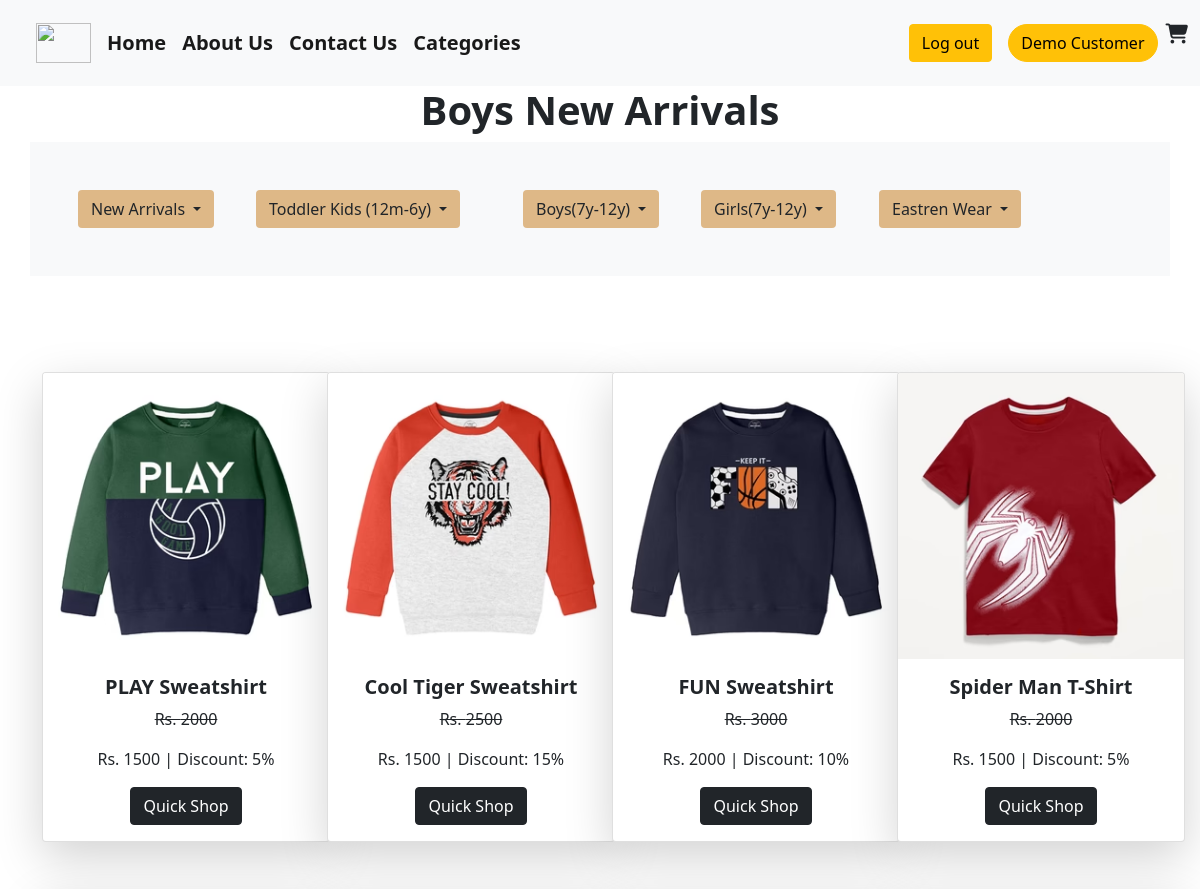
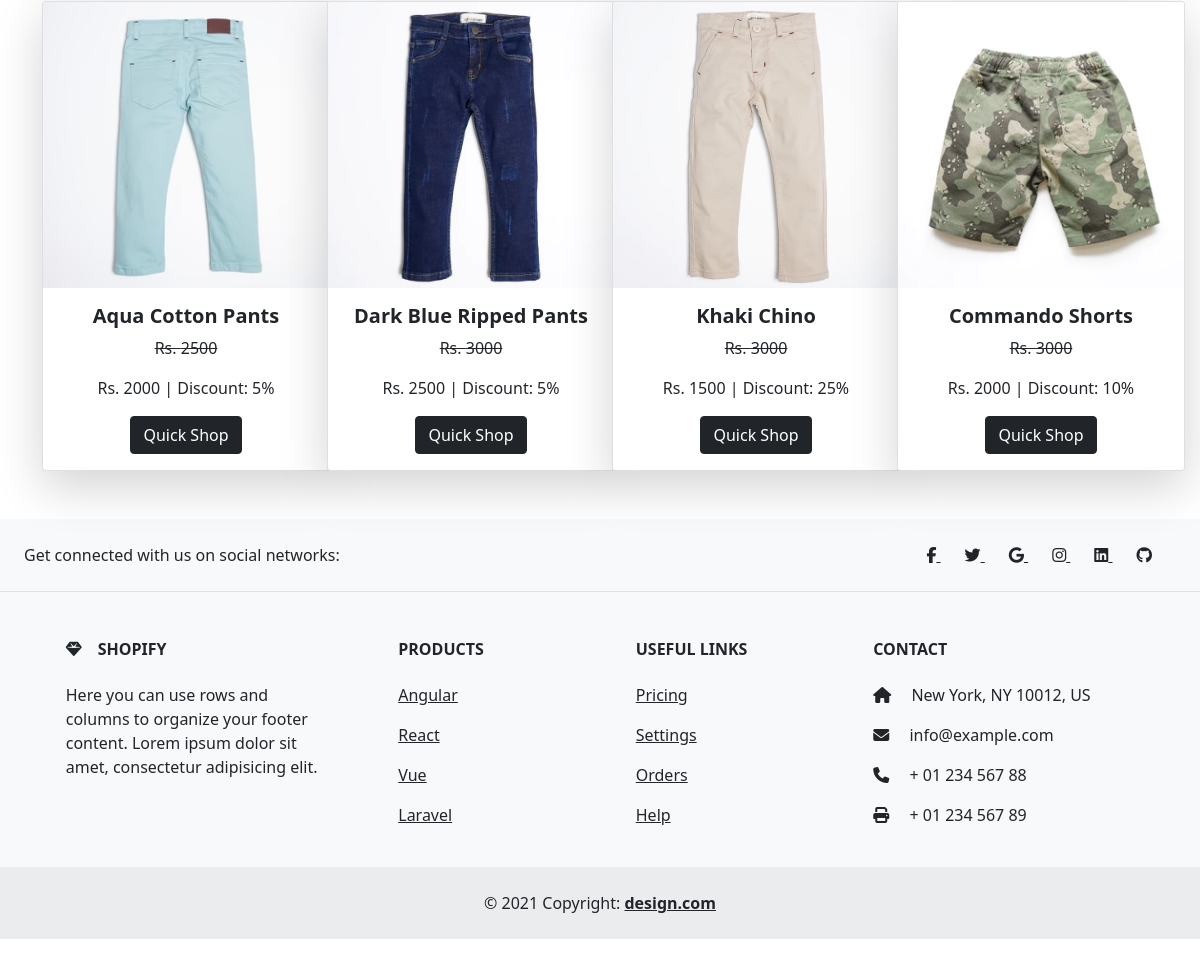
Page /new-arrivals-boys.php (signed in) on the committed database (2 pictures, top to bottom).
### tables this page shows
CREATE TABLE `k_details` (
  `id` int(255) NOT NULL AUTO_INCREMENT,
  `name` varchar(255) NOT NULL,
  `description` varchar(255) NOT NULL,
  `dead` varchar(255) NOT NULL,
  `sale` varchar(255) NOT NULL,
  `total` varchar(255) NOT NULL,
  `category` varchar(255) NOT NULL,
  `sub-category` varchar(255) NOT NULL,
  `image` varchar(255) NOT NULL,
  PRIMARY KEY (`id`)
);

### helpers.php (called while the page is built, shortened)
<?php
if (!function_exists('esc')) {
    function e($value)
    {
        return htmlspecialchars((string) $value, ENT_QUOTES, 'UTF-8');
    }
}

### new-arrivals-boys.php (the view, shortened to what this page needs)
<?php require_once __DIR__ . '/helpers.php'; ?>
<?php
if (!isset($_SESSION['aid'])) {
    header('location:loginn.php'); exit;
} else {
    $name = $_SESSION['name'];
}
?>
<!DOCTYPE html>
<html lang="en">
<head>
    <link href="https://cdn.jsdelivr.net/npm/bootstrap@5.0.2/dist/css/bootstrap.min.css" rel="stylesheet">
    <link rel="stylesheet" href="https://cdnjs.cloudflare.com/ajax/libs/font-awesome/6.4.2/css/all.min.css">
</head>
<body>
    <nav class="navbar navbar-expand-lg navbar-light bg-light">
        <div class="container-fluid fw-bold">
            <a class="navbar-brand ms-4 rounded-circle" href="#"> <img src="./shopping-cart.png" alt="" height="40px" width="55px"></a>
            <div class="collapse navbar-collapse" id="navbarSupportedContent">
                <ul class="navbar-nav me-auto mb-2 mb-lg-0">
                    <li class="nav-item">
                        <a class="navbar-brand" href="./index1.php">Home</a>
                    </li>
                    <li class="nav-item">
                        <a class="navbar-brand" href="./about1.php">About Us</a>
                    </li>
                    <li class="nav-item">
                        <a class="navbar-brand" href="./contect1.php">Contact Us</a>
                    </li>
                    <li class="nav-item">
                        <a class="navbar-brand" href="./categories1.php">Categories</a>
                    </li>
                </ul>
                <ul style="list-style-type: none;" class="mt-3">
                    <li class="nav-item">
                        <a class="navbar-brand" href="./logout.php"><button class="btn btn-warning">Log out</button></a>
                    </li>
                </ul>
                <form class="d-flex">
                <button class="btn btn-warning rounded-pill me-2"><?php echo e($name); ?></button>
                    <i class="fa fa-cart-shopping fs-5"></i>
                </form>
            </div>
        </div>
    </nav>
    <div class="container">
        <div class="row">
            <div class="col-lg-12 col-md-12">
                <h1 class="text-center fw-bold">Boys New Arrivals</h1>
            </div>
        </div>
    </div>
    <div class="container bg-light p-5">
        <div class="dropdwn row">
            <div class=" arrival col-lg-2 col-md-4">
                <div class="dropdown">
                    <button class="btn dropdown-toggle" type="button" id="dropdownMenuButton1" data-bs-toggle="dropdown" aria-expanded="false" style="background-color:burlywood;">
                        New Arrivals
                    </button>
                </div>
            </div>
            <div class="toddler-kids col-lg-3 col-md-4">
                <div class="dropdown">
                    <button class="btn dropdown-toggle" type="button" id="dropdownMenuButton1" data-bs-toggle="dropdown" aria-expanded="false" style="background-color:burlywood;">
                        Toddler Kids <span>(12m-6y)</span>
                    </button>
                </div>
            </div>
            <div class="drp-boys col-lg-2 col-md-4">
                <div class="dropdown">
                    <button class="btn dropdown-toggle" type="button" id="dropdownMenuButton1" data-bs-toggle="dropdown" aria-expanded="false" style="background-color:burlywood;">
                        Boys<span>(7y-12y)</span>
                    </button>
                </div>
            </div>
            <div class="drp-girls col-lg-2 col-md-4">
                <div class="dropdown">
                    <button class="btn dropdown-toggle" type="button" id="dropdownMenuButton1" data-bs-toggle="dropdown" aria-expanded="false" style="background-color:burlywood;">
                        Girls<span>(7y-12y)</span>
                    </button>
                </div>
            </div>
            <div class="eastren col-lg-2 col-md-4">
                <div class="dropdown">
                    <button class="btn dropdown-toggle" type="button" id="dropdownMenuButton1" data-bs-toggle="dropdown" aria-expanded="false" style="background-color:burlywood;">
                        Eastren Wear
                    </button>
                </div>
            </div>
        </div>
    </div>
    <div class="container mt-5">
        <div class="row">
            <?php
            include 'conn.php';
            $select = "SELECT * FROM `k_details` WHERE `category` = 'new-arrival'";
            $query = mysqli_query($conn, $select);
            while ($result = mysqli_fetch_array($query)) {
            ?>
                <div class="col-lg-3 col-md-6 text-center mt-5">
                    <div class="card shadow-lg" style="width: 18rem;">
                        <img src="./admin/upload/<?php echo e($result['image']); ?>" class="card-img-top" alt="...">
                        <div class="card-body">
                            <h5 class="card-title fw-bold"><?php echo e($result['name'])?></h5>
                            <p class="card-text"> <strike>Rs. <?php echo e($result['dead'])?></strike></p>
                            <p class="card-text"> Rs. <?php echo e($result['sale'])?> <span> | Discount: <?php echo e($result['total'])?></span></p>
                            <a href="add-to-cart.php?id=<?php echo e($result['id']); ?>" class="btn btn-dark">Quick Shop</a>
                        </div>
                    </div>
                </div>
            <?php
            }
            ?>
        </div>
    </div>
    <footer class="text-center text-lg-start bg-light text-dark mb-3 mt-5">
        <section class="d-flex justify-content-center justify-content-lg-between p-4 border-bottom">
            <div class="me-5 d-none d-lg-block">
                <span>Get connected with us on social networks:</span>
            </div>
            <div>
                <a href="" class="me-4 text-reset">
                    <i class="fab fa-facebook-f"></i>
                </a>
                <a href="" class="me-4 text-reset">
                    <i class="fab fa-twitter"></i>
                </a>
                <a href="" class="me-4 text-reset">
                    <i class="fab fa-google"></i>
                </a>
                <a href="" class="me-4 text-reset">
                    <i class="fab fa-instagram"></i>
                </a>
                <a href="" class="me-4 text-reset">
                    <i class="fab fa-linkedin"></i>
                </a>
                <a href="" class="me-4 text-reset">
                    <i class="fab fa-github"></i>
                </a>
            </div>
        </section>
        <section class="">
            <div class="container text-center text-md-start mt-5">
                <div class="row mt-3">
                    <div class="col-md-3 col-lg-4 col-xl-3 mx-auto mb-4">
                        <h6 class="text-uppercase fw-bold mb-4">
                            <i class="fas fa-gem me-3"></i>Shopify
                        </h6>
                        <p>
                            Here you can use rows and columns to organize your footer content. Lorem ipsum
                            dolor sit amet, consectetur adipisicing elit.
                        </p>
                    </div>
                    <div class="col-md-2 col-lg-2 col-xl-2 mx-auto mb-4">
                        <h6 class="text-uppercase fw-bold mb-4">
                            Products
                        </h6>
                        <p>
                            <a href="#!" class="text-reset">Angular</a>
                        </p>
                        <p>
                            <a href="#!" class="text-reset">React</a>
                        </p>
                        <p>
                            <a href="#!" class="text-reset">Vue</a>
                        </p>
                        <p>
                            <a href="#!" class="text-reset">Laravel</a>
                        </p>
                    </div>
                    <div class="col-md-3 col-lg-2 col-xl-2 mx-auto mb-4">
                        <h6 class="text-uppercase fw-bold mb-4">
                            Useful links
                        </h6>
                        <p>
                            <a href="#!" class="text-reset">Pricing</a>
                        </p>
                        <p>
                            <a href="#!" class="text-reset">Settings</a>
                        </p>
                        <p>
                            <a href="#!" class="text-reset">Orders</a>
                        </p>
                        <p>
                            <a href="#!" class="text-reset">Help</a>
                        </p>
                    </div>
                    <div class="col-md-4 col-lg-3 col-xl-3 mx-auto mb-md-0 mb-4">
                        <h6 class="text-uppercase fw-bold mb-4">Contact</h6>
                        <p><i class="fas fa-home me-3"></i> New York, NY 10012, US</p>
                        <p>
                            <i class="fas fa-envelope me-3"></i>
                            info@example.com
                        </p>
                        <p><i class="fas fa-phone me-3"></i> + 01 234 567 88</p>
                        <p><i class="fas fa-print me-3"></i> + 01 234 567 89</p>
                    </div>
                </div>
            </div>
        </section>
        <div class="text-center p-4" style="background-color: rgba(0, 0, 0, 0.05);">
            © 2021 Copyright:
            <a class="text-reset fw-bold" href="">design.com</a>
        </div>
    </footer>
</body>
</html>

### rows in the picture
k_details: image (picture), name "PLAY Sweatshirt", dead "2000", sale "1500", total "5%"
k_details: image (picture), name "Cool Tiger Sweatshirt", dead "2500", sale "1500", total "15%"
k_details: image (picture), name "FUN Sweatshirt", dead "3000", sale "2000", total "10%"
k_details: image (picture), name "Spider Man T-Shirt", dead "2000", sale "1500", total "5%"
k_details: image (picture), name "Aqua Cotton Pants", dead "2500", sale "2000", total "5%"
k_details: image (picture), name "Dark Blue Ripped Pants", dead "3000", sale "2500", total "5%"
k_details: image (picture), name "Khaki Chino", dead "3000", sale "1500", total "25%"
k_details: image (picture), name "Commando Shorts", dead "3000", sale "2000", total "10%"

### other values in the picture
$name "Demo Customer"
